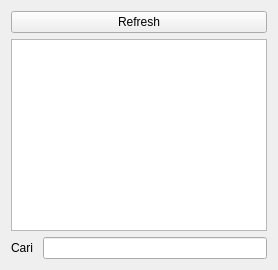
        <widget class="QWidget" name="tab_3">
         <attribute name="title">
          <string>Data</string>
         </attribute>
         <layout class="QGridLayout" name="gridLayout_15">
          <item row="1" column="0">
           <layout class="QGridLayout" name="gridLayout_13">
            <item row="1" column="0">
             <widget class="QLabel" name="label_3">
              <property name="text">
               <string>Cari </string>
              </property>
             </widget>
            </item>
            <item row="1" column="1">
             <widget class="QLineEdit" name="lineEditCari"/>
            </item>
            <item row="0" column="0" colspan="2">
             <widget class="QTableWidget" name="tableWidget">
              <property name="editTriggers">
               <set>QAbstractItemView::NoEditTriggers</set>
              </property>
              <property name="alternatingRowColors">
               <bool>true</bool>
              </property>
              <property name="selectionMode">
               <enum>QAbstractItemView::SingleSelection</enum>
              </property>
              <property name="selectionBehavior">
               <enum>QAbstractItemView::SelectRows</enum>
              </property>
              <property name="sortingEnabled">
               <bool>false</bool>
              </property>
             </widget>
            </item>
           </layout>
          </item>
          <item row="0" column="0">
           <widget class="QPushButton" name="pushButtonRefresh">
            <property name="text">
             <string>Refresh</string>
            </property>
            <property name="icon">
             <iconset resource="../../icon.qrc">
              <normaloff>:/icon/DESIGN/icon/32x32/arrow_refresh.png</normaloff>:/icon/DESIGN/icon/32x32/arrow_refresh.png</iconset>
            </property>
            <property name="iconSize">
             <size>
              <width>32</width>
              <height>32</height>
             </size>
            </property>
           </widget>
          </item>
         </layout>
        </widget>
